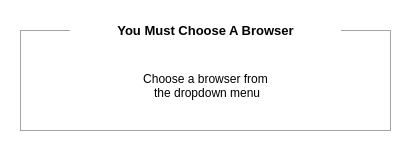
<?xml version="1.0" encoding="UTF-8"?>
<ui version="4.0">
 <class>browserDialog</class>
 <widget class="QDialog" name="browserDialog">
  <property name="geometry">
   <rect>
    <x>0</x>
    <y>0</y>
    <width>417</width>
    <height>161</height>
   </rect>
  </property>
  <property name="minimumSize">
   <size>
    <width>417</width>
    <height>161</height>
   </size>
  </property>
  <property name="maximumSize">
   <size>
    <width>417</width>
    <height>161</height>
   </size>
  </property>
  <property name="windowTitle">
   <string>Dialog</string>
  </property>
  <property name="windowIcon">
   <iconset resource="../resources/resource.qrc">
    <normaloff>:/newPrefix/icon.png</normaloff>:/newPrefix/icon.png</iconset>
  </property>
  <property name="styleSheet">
   <string notr="true">background-color: rgb(255, 255, 255);</string>
  </property>
  <widget class="QLabel" name="label">
   <property name="geometry">
    <rect>
     <x>30</x>
     <y>60</y>
     <width>351</width>
     <height>51</height>
    </rect>
   </property>
   <property name="text">
    <string>Choose a browser from 
 the dropdown menu</string>
   </property>
   <property name="alignment">
    <set>Qt::AlignCenter</set>
   </property>
  </widget>
  <widget class="QLabel" name="label_2">
   <property name="geometry">
    <rect>
     <x>70</x>
     <y>20</y>
     <width>271</width>
     <height>20</height>
    </rect>
   </property>
   <property name="font">
    <font>
     <pointsize>10</pointsize>
     <weight>75</weight>
     <bold>true</bold>
    </font>
   </property>
   <property name="text">
    <string>You Must Choose A Browser</string>
   </property>
   <property name="alignment">
    <set>Qt::AlignCenter</set>
   </property>
  </widget>
  <widget class="QLabel" name="emptyBox_3">
   <property name="geometry">
    <rect>
     <x>20</x>
     <y>30</y>
     <width>371</width>
     <height>101</height>
    </rect>
   </property>
   <property name="styleSheet">
    <string notr="true">border: 1px solid rgb(165, 165, 165);
</string>
   </property>
   <property name="text">
    <string/>
   </property>
  </widget>
  <zorder>emptyBox_3</zorder>
  <zorder>label</zorder>
  <zorder>label_2</zorder>
 </widget>
 <resources>
  <include location="../resources/resource.qrc"/>
 </resources>
 <connections/>
</ui>
